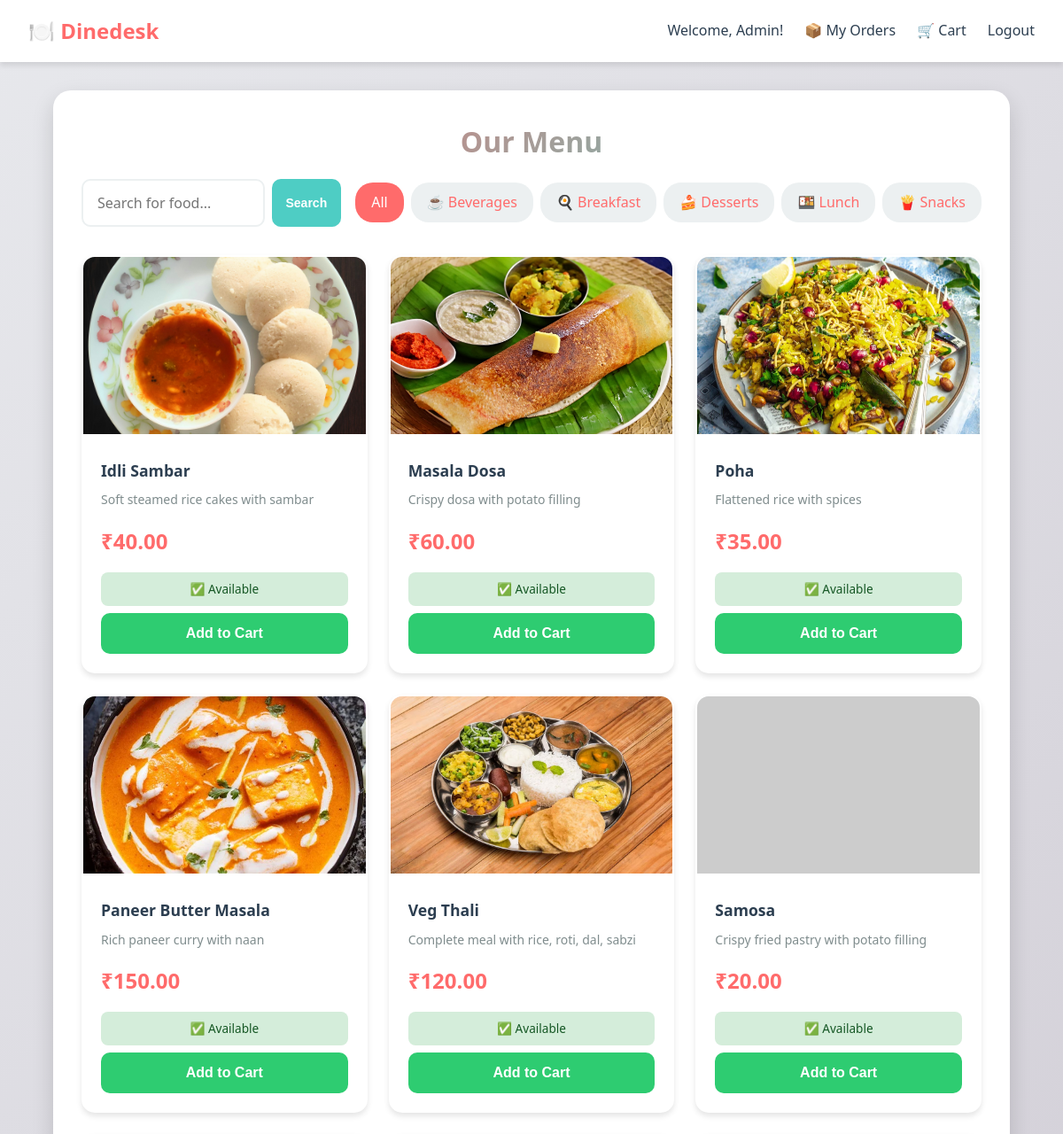
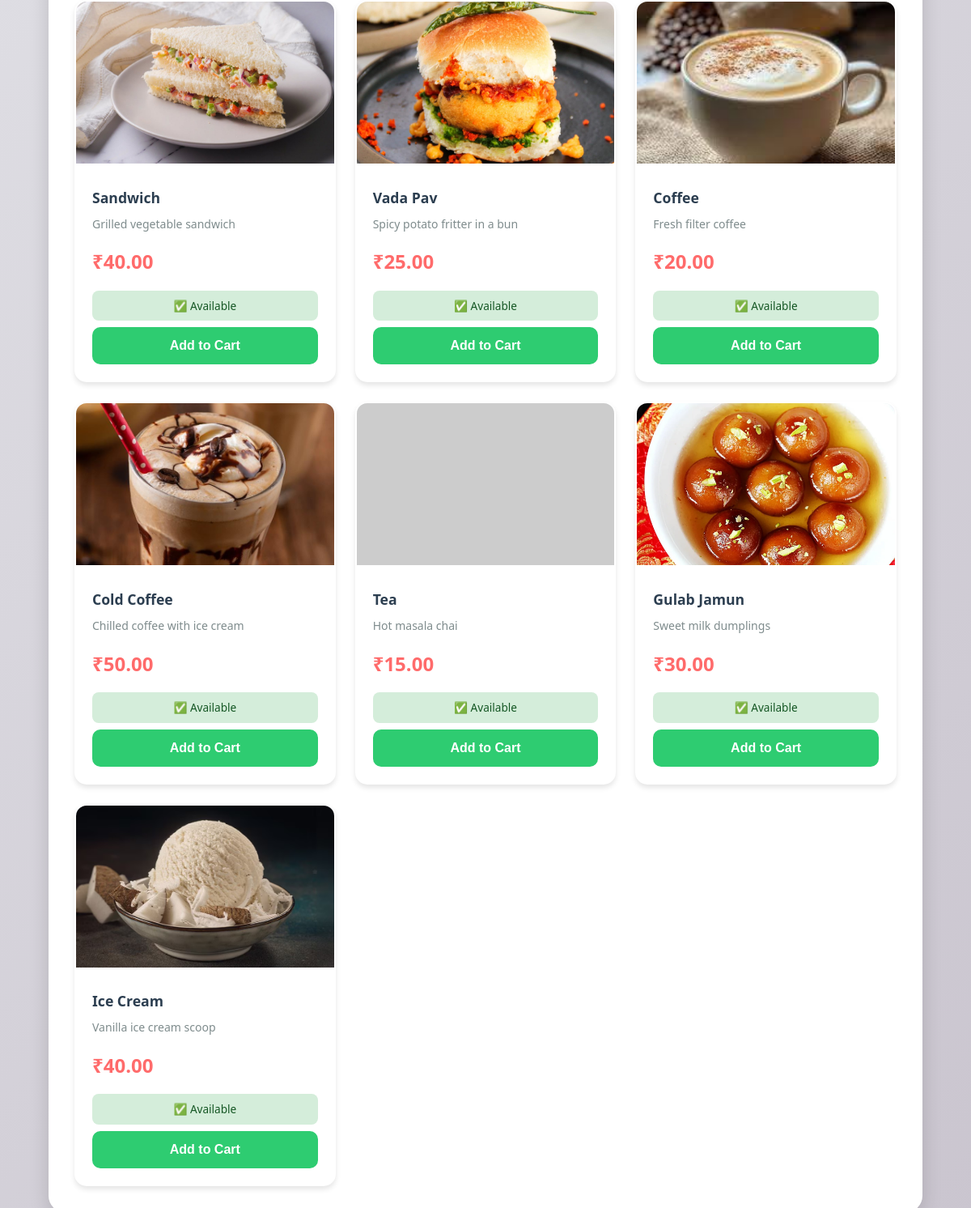
The page /products.php (signed in) on the database its author committed (2 pictures, top to bottom).
### tables this page shows
CREATE TABLE categories (
  id INT AUTO_INCREMENT PRIMARY KEY,
  name VARCHAR(50) NOT NULL,
  icon VARCHAR(50),
  created_at TIMESTAMP DEFAULT CURRENT_TIMESTAMP
);

CREATE TABLE products (
  id INT AUTO_INCREMENT PRIMARY KEY,
  category_id INT,
  name VARCHAR(100) NOT NULL,
  description TEXT,
  price DECIMAL(8,2) NOT NULL,
  image VARCHAR(255) DEFAULT 'default.jpg',
  is_active TINYINT(1) DEFAULT 1,
  stock_quantity INT DEFAULT 100,
  created_at TIMESTAMP DEFAULT CURRENT_TIMESTAMP,
  updated_at TIMESTAMP DEFAULT CURRENT_TIMESTAMP ON UPDATE CURRENT_TIMESTAMP,
  FOREIGN KEY (category_id) REFERENCES categories(id) ON DELETE SET NULL,
  INDEX idx_category (category_id),
  INDEX idx_active (is_active)
);

### lib/Database.php (called while the page is built)
<?php
class Database {
    private static $instance = null;
    private $pdo;
    private function __construct() {
        $host = 'localhost';
        $db   = 'canteen_db';
        $user = 'root';
        $pass = '';
        $dsn  = "mysql:host=$host;dbname=$db;charset=utf8mb4";
        $opt  = [
            PDO::ATTR_ERRMODE => PDO::ERRMODE_EXCEPTION,
            PDO::ATTR_DEFAULT_FETCH_MODE => PDO::FETCH_ASSOC
        ];
        $this->pdo = new PDO($dsn, $user, $pass, $opt);
    }
    public static function getInstance() {
        if (self::$instance === null)
            self::$instance = new self();
        return self::$instance;
    }
    public function pdo() {
        return $this->pdo;
    }
}
?>

### models/Product.php (called while the page is built, shortened)
<?php
require_once __DIR__ . '/../lib/Database.php';
class Product {
    private $db;
    public function __construct() {
        $this->db = Database::getInstance()->pdo();
    }
    public function all($category_id = null, $search = null) {
        $query = "SELECT p.*, c.name as category_name, c.icon as category_icon
                  FROM products p
                  LEFT JOIN categories c ON p.category_id = c.id
                  WHERE p.is_active = 1";
        $params = [];
        $query .= " ORDER BY p.category_id, p.name";
        $stmt = $this->db->prepare($query);
        $stmt->execute($params);
        return $stmt->fetchAll();
    }
    public function getCategories() {
        $stmt = $this->db->query("SELECT * FROM categories ORDER BY name");
        return $stmt->fetchAll();
    }
}
?>

### public/products.php (the view, shortened to what this page needs)
<?php
require_once '../models/Product.php';
$productModel = new Product();
$category_id = $_GET['category'] ?? null;
$search = $_GET['search'] ?? '';
$products = $productModel->all($category_id, $search);
$categories = $productModel->getCategories();
?>
<!DOCTYPE html>
<html lang="en">
<head>
    <link rel="stylesheet" href="assets/styles.css">
</head>
<body>
    <nav class="navbar">
        <a href="products.php" class="brand">🍽️  Dinedesk</a>
        <div class="nav-links">
            <span>Welcome, <?= htmlspecialchars($_SESSION['user']['name']) ?>!</span>
            <a href="orders.php">📦 My Orders</a>
            <a href="cart.php">
                🛒 Cart
            </a>
            <a href="logout.php">Logout</a>
        </div>
    </nav>
    <div class="full-container">
        <h1>Our Menu</h1>
        <div class="filter-section">
            <div class="search-box">
                <form method="GET" action="products.php" style="display: flex; gap: 0.5rem;">
                    <input type="text" name="search" placeholder="Search for food..."
                           value="<?= htmlspecialchars($search) ?>" style="flex: 1;">
                    <button type="submit" class="btn-secondary btn-sm">Search</button>
                </form>
            </div>
            <div class="category-filters">
                <a href="products.php" class="category-btn <?= !$category_id ? 'active' : '' ?>">
                    All
                </a>
                <?php foreach ($categories as $cat): ?>
                    <a href="products.php?category=<?= $cat['id'] ?>"
                       class="category-btn <?= $category_id == $cat['id'] ? 'active' : '' ?>">
                        <?= $cat['icon'] ?> <?= htmlspecialchars($cat['name']) ?>
                    </a>
                <?php endforeach; ?>
            </div>
        </div>
        <?php if (empty($products)): ?>
            <div class="empty-state">
                <div class="empty-state-icon">🔍</div>
                <h3>No items found</h3>
                <p>Try adjusting your search or filters</p>
            </div>
        <?php else: ?>
            <div class="products-grid">
                <?php foreach ($products as $p): ?>
                    <div class="product-card">
                        <?php
                        if (!empty($p['image']) && file_exists('assets/images/products/' . $p['image'])) {
                            $imageSrc = 'assets/images/products/' . $p['image'];
                        } else {
                            $imageSrc = 'https://via.placeholder.com/300x200?text=' . urlencode($p['name']);
                        }
                        ?>
                        <img src="<?= $imageSrc ?>"
                             alt="<?= htmlspecialchars($p['name']) ?>"
                             onerror="this.src='https://via.placeholder.com/300x200?text=No+Image'">
                        <div class="card-body">
                            <h3><?= htmlspecialchars($p['name']) ?></h3>
                            <p class="description"><?= htmlspecialchars($p['description']) ?></p>
                            <div class="price">₹<?= number_format($p['price'], 2) ?></div>
                            <?php if ($p['stock_quantity'] <= 0): ?>
                                <div style="background: #fee; color: #c00; padding: 0.5rem; border-radius: 8px; text-align: center; margin-bottom: 0.5rem; font-weight: bold;">
                                    ⚠️ Out of Stock
                                </div>
                            <?php elseif ($p['stock_quantity'] <= 10): ?>
                                <div style="background: #fff3cd; color: #856404; padding: 0.5rem; border-radius: 8px; text-align: center; margin-bottom: 0.5rem; font-size: 0.85rem;">
                                    ⏳ Limited Stock
                                </div>
                            <?php else: ?>
                                <div style="background: #d4edda; color: #155724; padding: 0.5rem; border-radius: 8px; text-align: center; margin-bottom: 0.5rem; font-size: 0.85rem;">
                                    ✅ Available
                                </div>
                            <?php endif; ?>
                            <div class="card-footer">
                                <?php if ($p['stock_quantity'] > 0): ?>
                                    <form class="add-to-cart-form" style="flex: 1;">
                                        <button type="submit" class="btn-success" style="width: 100%;">
                                            Add to Cart
                                        </button>
                                    </form>
                                <?php else: ?>
                                    <button class="btn" style="width: 100%; background: #aaa; cursor: not-allowed;" disabled>
                                        Out of Stock
                                    </button>
                                <?php endif; ?>
                            </div>
                        </div>
                    </div>
                <?php endforeach; ?>
            </div>
        <?php endif; ?>
    </div>
</body>
</html>

### public/assets/styles.css (style rules this page uses)
* { margin: 0; padding: 0; box-sizing: border-box; }
:root { --primary: #ff6b6b; --primary-dark: #ee5a52; --secondary: #4ecdc4; --accent: #ffd93d; --dark: #2c3e50; --light: #ecf0f1; --success: #2ecc71; --warning: #f39c12; --danger: #e74c3c; --white: #ffffff; --shadow: 0 4px 6px rgba(0,0,0,0.1); --shadow-lg: 0 10px 25px rgba(0,0,0,0.15); }
body { font-family: 'Segoe UI', Tahoma, Geneva, Verdana, sans-serif; background: linear-gradient(135deg, #e7e8ec 0%, #cac5cf 100%); min-height: 100vh; color: var(--dark); line-height: 1.6; }
.navbar { background: var(--white); padding: 1rem 2rem; box-shadow: var(--shadow); display: flex; justify-content: space-between; align-items: center; position: sticky; top: 0; z-index: 1000; }
.navbar .brand { font-size: 1.5rem; font-weight: bold; color: var(--primary); text-decoration: none; }
.navbar .nav-links { display: flex; gap: 1.5rem; align-items: center; }
.navbar .nav-links a { text-decoration: none; color: var(--dark); font-weight: 500; transition: color 0.3s; display: flex; align-items: center; gap: 0.3rem; }
.full-container { width: 90%; max-width: 1200px; margin: 2rem auto; padding: 2rem; background: var(--white); border-radius: 20px; box-shadow: var(--shadow-lg); }
h1, h2, h3 { margin-bottom: 1rem; color: var(--dark); }
h1 { font-size: 2rem; text-align: center; background: linear-gradient(135deg, var(--primary), var(--secondary)); -webkit-background-clip: text; -webkit-text-fill-color: transparent; background-clip: text; }
input[type="text"], input[type="email"], input[type="password"], input[type="tel"], input[type="number"], select, textarea { width: 100%; padding: 0.875rem 1rem; border: 2px solid var(--light); border-radius: 10px; font-size: 1rem; transition: all 0.3s; font-family: inherit; }
button, .btn { padding: 0.875rem 1.5rem; border: none; border-radius: 10px; font-size: 1rem; font-weight: 600; cursor: pointer; transition: all 0.3s; text-decoration: none; display: inline-block; text-align: center; }
.btn-secondary { background: var(--secondary); color: var(--white); }
.btn-success { background: var(--success); color: var(--white); }
.btn-sm { padding: 0.5rem 1rem; font-size: 0.875rem; }
.filter-section { margin-bottom: 2rem; display: flex; gap: 1rem; flex-wrap: wrap; align-items: center; }
.search-box { flex: 1; min-width: 250px; }
.category-filters { display: flex; gap: 0.5rem; flex-wrap: wrap; }
.category-btn { padding: 0.5rem 1rem; background: var(--light); border: 2px solid transparent; border-radius: 20px; cursor: pointer; transition: all 0.3s; font-weight: 500; }
.category-btn.active { background: var(--primary); color: var(--white); }
.products-grid { display: grid; grid-template-columns: repeat(auto-fill, minmax(250px, 1fr)); gap: 1.5rem; margin-top: 2rem; }
.product-card { background: var(--white); border-radius: 15px; overflow: hidden; box-shadow: var(--shadow); transition: all 0.3s; border: 2px solid transparent; }
.product-card img { width: 100%; height: 200px; object-fit: cover; background: var(--light); }
.product-card .card-body { padding: 1.25rem; }
.product-card h3 { font-size: 1.1rem; margin-bottom: 0.5rem; color: var(--dark); }
.product-card .description { font-size: 0.875rem; color: #7f8c8d; margin-bottom: 1rem; display: -webkit-box; -webkit-line-clamp: 2; line-clamp: 2; -webkit-box-orient: vertical; overflow: hidden; }
.product-card .price { font-size: 1.5rem; font-weight: bold; color: var(--primary); margin-bottom: 1rem; }
.product-card .card-footer { display: flex; gap: 0.5rem; align-items: center; }
a { color: var(--primary); text-decoration: none; transition: color 0.3s; }

### rows shown on the page
categories: icon "☕", name "Beverages"
categories: icon "🍳", name "Breakfast"
categories: icon "🍰", name "Desserts"
categories: icon "🍱", name "Lunch"
categories: icon "🍟", name "Snacks"
products: image (picture), name "Idli Sambar", description "Soft steamed rice cakes with sambar", price "40.00", stock_quantity "✅ Available"
products: image (picture), name "Masala Dosa", description "Crispy dosa with potato filling", price "60.00", stock_quantity "✅ Available"
products: image (picture), name "Poha", description "Flattened rice with spices", price "35.00", stock_quantity "✅ Available"
products: image (picture), name "Paneer Butter Masala", description "Rich paneer curry with naan", price "150.00", stock_quantity "✅ Available"
products: image (picture), name "Veg Thali", description "Complete meal with rice, roti, dal, sabzi", price "120.00", stock_quantity "✅ Available"
products: name "Samosa", description "Crispy fried pastry with potato filling", price "20.00", stock_quantity "✅ Available"
products: image (picture), name "Sandwich", description "Grilled vegetable sandwich", price "40.00", stock_quantity "✅ Available"
products: image (picture), name "Vada Pav", description "Spicy potato fritter in a bun", price "25.00", stock_quantity "✅ Available"
products: image (picture), name "Coffee", description "Fresh filter coffee", price "20.00", stock_quantity "✅ Available"
products: image (picture), name "Cold Coffee", description "Chilled coffee with ice cream", price "50.00", stock_quantity "✅ Available"
products: name "Tea", description "Hot masala chai", price "15.00", stock_quantity "✅ Available"
products: image (picture), name "Gulab Jamun", description "Sweet milk dumplings", price "30.00", stock_quantity "✅ Available"
products: image (picture), name "Ice Cream", description "Vanilla ice cream scoop", price "40.00", stock_quantity "✅ Available"

### other values the page prints
$_SESSION['user']['name'] "Admin"
